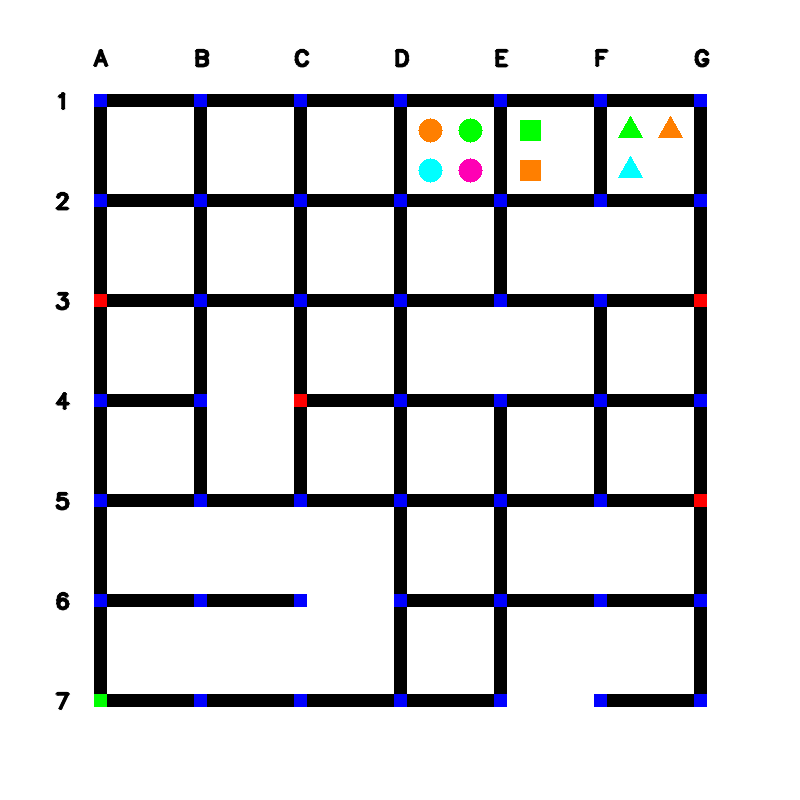
#> input picture maze_14.png, 800 x 800 px
$ python trafficlight.py
#> lines starting #> are read from the running program, lines starting #| are printed output that depends on the picture; after the words box and inside, x2 and y2 are one past the last pixel; in counts of white or black regions, pixels touching at a corner belong together
import cv2
import numpy as np

frame=cv2.imread('maze_14.png')
#> frame is the input picture: shape (800, 800, 3); mean B, G, R 220, 217.6, 217.5

hsv = cv2.cvtColor(frame,cv2.COLOR_BGR2HSV)
#> hsv: shape (800, 800, 3); mean H, S, V 1.8, 4.7, 221.3
li = []
l_b = np.array([10,50,50])
u_b = np.array([25,225,225])


mask=cv2.inRange(hsv,(0,100,20),(10,255,255))
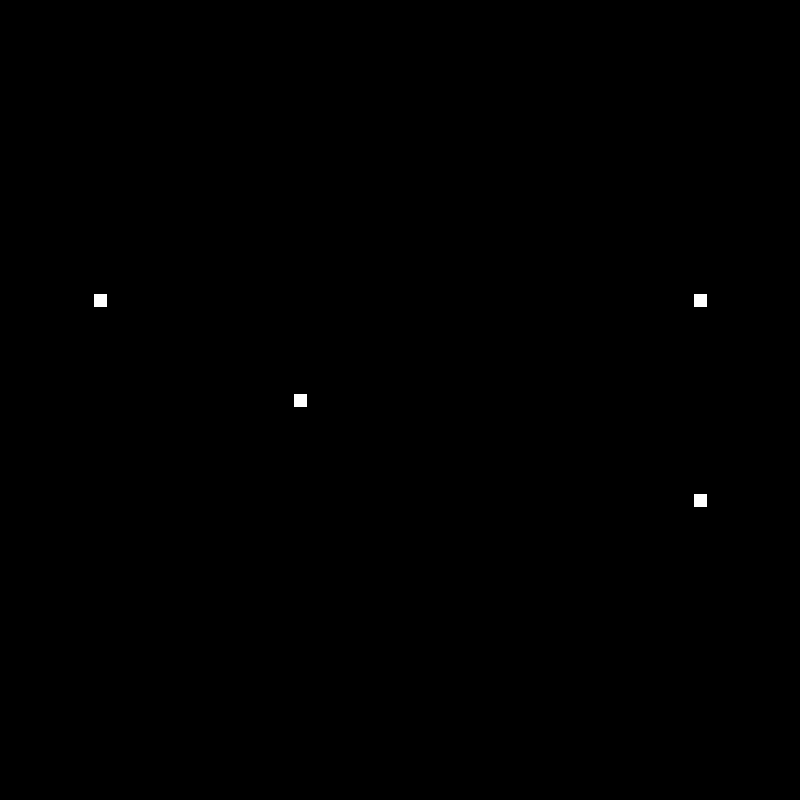
#> mask: shape (800, 800); 0.11% white; 4 white regions, box (x1, y1, x2, y2) and area: (94, 294, 107, 307) 169, (694, 294, 707, 307) 169, (294, 394, 307, 407) 169, (694, 494, 707, 507) 169
res= cv2.bitwise_and(frame ,frame ,mask=mask)
# cv2.imshow("frames", frame)
# cv2.imshow("hsv", hsv)
cv2.imshow("musk", mask)
cv2.imshow("res", res)
imgGrey = cv2.cvtColor(res, cv2.COLOR_BGR2GRAY)
#> imgGrey: shape (800, 800); values 0 (black) and 76 (white), 0.11% white; 4 white regions
_, thrash = cv2.threshold(imgGrey, 50, 255, cv2.THRESH_BINARY)
# cv2.imshow('thresh image ',thrash)

contours, _ = cv2.findContours(thrash, cv2.RETR_TREE, cv2.CHAIN_APPROX_NONE)
#> contours = 4 contours; box (x1, y1, x2, y2) and area: (694, 494, 707, 507) 144, (294, 394, 307, 407) 144, (694, 294, 707, 307) 144, (94, 294, 107, 307) 144
cv2.waitKey(1)
# cv2.imshow(" new", frame)
for contour in contours:
    approx = cv2.approxPolyDP(contour, 0.01* cv2.arcLength(contour, True), True)
    cv2.drawContours(frame, [approx], 0, (0, 255, 155), 2)
    cv2.imshow('contour',frame)
    M = cv2.moments(contour)
    if M['m00'] != 0:
        cx = int(M['m10']/M['m00'])
        cy = int(M['m01']/M['m00'])
    # print(cx,cy)
    cy=cy/100
    cy=int(cy)
    if cx == 100:
        w='A'
    elif cx == 200:
        w='B'
    elif cx == 300:
        w='C'
    elif cx == 400:
        w='D'
    elif cx == 500:
        w='E'
    elif cx == 600:
        w='F'
    elif cx == 700 :
        w='G'

    q=w+str(cy)
    li.append(q)
#> this loop made 4 passes
#> (approx, cx, cy, w, q) on passes 1 to 4: ([[694, 494], [694, 506], [706, 506], [706, 494]], 700, 5, 'G', 'G5'), ([[294, 394], [294, 406], [306, 406], [306, 394]], 300, 4, 'C', 'C4'), ([[694, 294], [694, 306], [706, 306], [706, 294]], 700, 3, 'G', 'G3'), ([[94, 294], [94, 306], [106, 306], [106, 294]], 100, 3, 'A', 'A3')
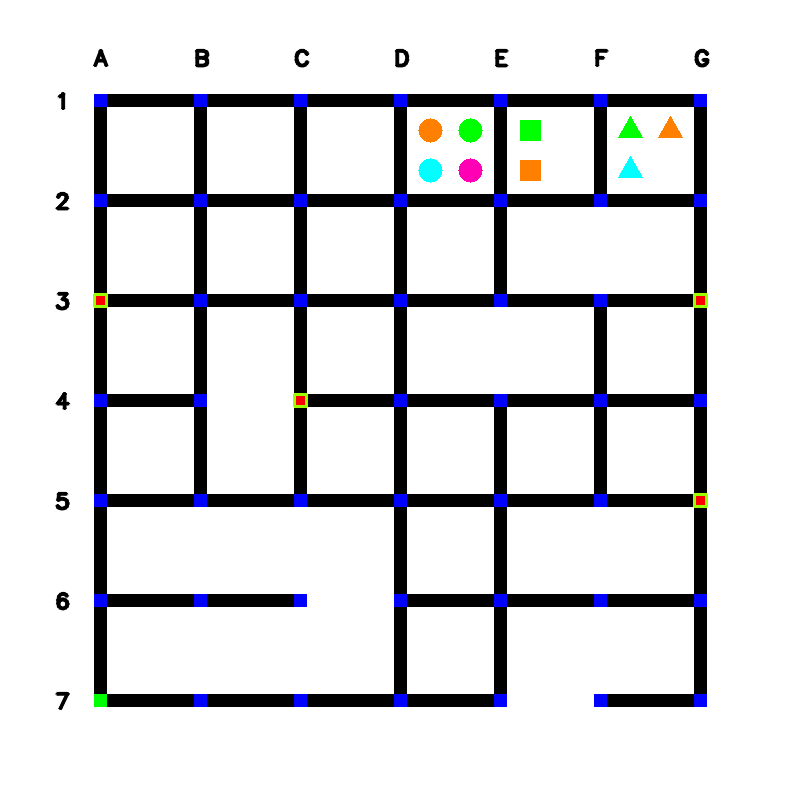
#> frame: shape (800, 800, 3); 0.09% of pixels changed, all inside (x1, y1, x2, y2) = (93, 293, 708, 508)
#> after the loop, li = ['G5', 'C4', 'G3', 'A3']

print("'traffic signals':",end ='')
print(li)
#| ['G5', 'C4', 'G3', 'A3']
cv2.waitKey(0)
